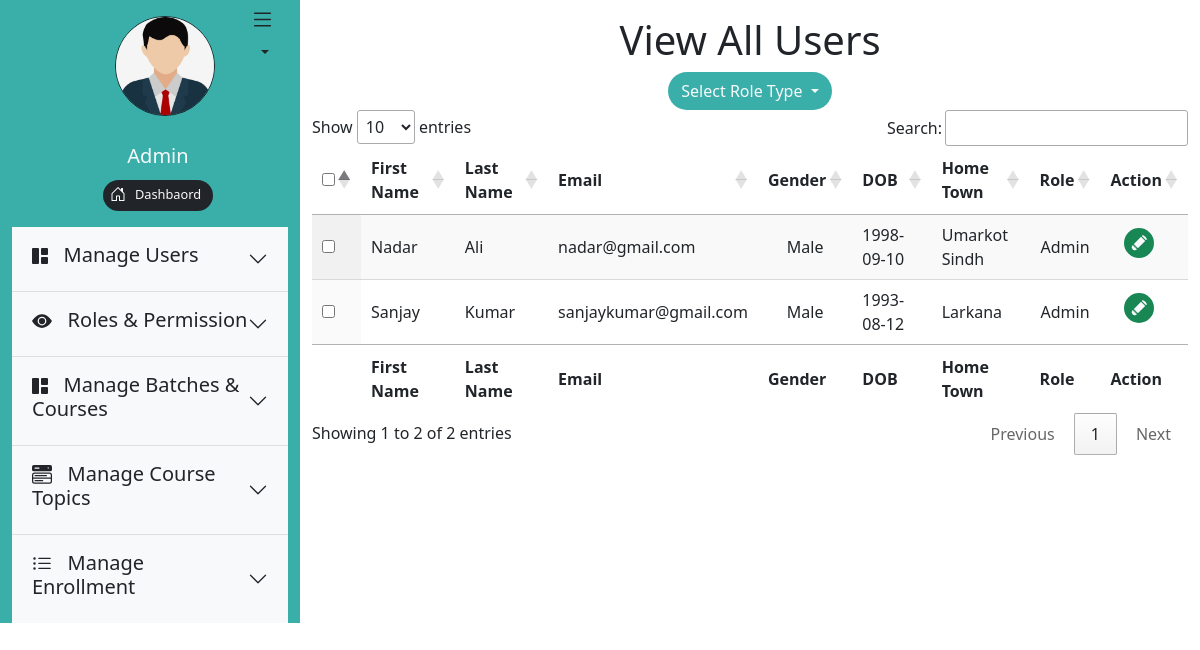
/admin/admin.php, run on the app's committed database.
### tables this page shows
CREATE TABLE `users` (
  `user_id` int(11) NOT NULL AUTO_INCREMENT,
  `approved_by` int(11) DEFAULT NULL,
  `status_id` int(11) DEFAULT NULL,
  `first_name` varchar(100) DEFAULT NULL,
  `last_name` varchar(100) DEFAULT NULL,
  `email` varchar(100) DEFAULT NULL,
  `password` text DEFAULT NULL,
  `gender` enum('Male','Female') DEFAULT NULL,
  `date_of_birth` date DEFAULT NULL,
  `image` blob DEFAULT NULL,
  `home_town` text DEFAULT NULL,
  `is_approve` enum('Pending','Approved','Rejected') DEFAULT 'Pending',
  `created_at` datetime DEFAULT NULL,
  `updated_at` datetime DEFAULT NULL,
  PRIMARY KEY (`user_id`),
  UNIQUE KEY `email` (`email`),
  KEY `approved_by` (`approved_by`),
  CONSTRAINT `users_ibfk_1` FOREIGN KEY (`approved_by`) REFERENCES `user_role` (`user_role_id`) ON DELETE CASCADE ON UPDATE CASCADE
);

CREATE TABLE `user_role` (
  `user_role_id` int(11) NOT NULL AUTO_INCREMENT,
  `user_id` int(11) DEFAULT NULL,
  `role_id` int(11) DEFAULT NULL,
  `status_id` int(11) DEFAULT NULL,
  `created_at` datetime DEFAULT NULL,
  `updated_at` datetime DEFAULT NULL,
  PRIMARY KEY (`user_role_id`),
  KEY `user_id` (`user_id`),
  KEY `role_id` (`role_id`),
  CONSTRAINT `user_role_ibfk_1` FOREIGN KEY (`user_id`) REFERENCES `users` (`user_id`) ON DELETE CASCADE ON UPDATE CASCADE,
  CONSTRAINT `user_role_ibfk_2` FOREIGN KEY (`role_id`) REFERENCES `roles` (`role_id`) ON DELETE CASCADE ON UPDATE CASCADE
);

### admin/admin.php (the view, shortened to what this page needs)
<?php
require_once("require/header.php");
require_once("../require/database_connection.php");
?>
<div class="col-sm-9">
    <h1 class="display-6 pt-3 text-center">View All Users</h1>
    <center>
    <div class="w-50 ">
        <div class="btn-group">
            <button class="btn text-light rounded-pill dropdown-toggle" type="button" id="dropdownMenuClickableOutside" data-bs-toggle="dropdown" data-bs-auto-close="inside" aria-expanded="false" style="background-color:#3AAFA9;">Select Role Type
            </button>
        </div>
    </div>
    </center>
    <table id="example" class="display" style="width:100%">
        <thead>
            <tr>
                <th><input type="checkbox" name="check"></th>
                <th>First Name</th>
                <th>Last Name</th>
                <th>Email</th>
                <th>Gender</th>
                <th>DOB</th>
                <th>Home Town</th>
                <th>Role</th>
                <th>Action</th>
            </tr>
        </thead>
        <tbody>
            <?php $query = "SELECT * FROM users, user_role WHERE user_role.`user_id`=users.`user_id` AND user_role.`role_id`=3 AND user_role.`status_id`=1";
            $result = mysqli_query($connection, $query);
            if($result->num_rows){ ?>
            <tr>
            <?php while($row = mysqli_fetch_assoc($result)){ ?>
                <td><input type="checkbox" name="check"></td>
                <td><?php echo $row['first_name']; ?></td>
                <td><?php echo $row['last_name']; ?></td>
                <td><?php echo $row['email']; ?></td>
                <td class="text-center"><?php echo $row['gender']; ?></td>
                <td><?php echo $row['date_of_birth']; ?></td>
                <td><?php echo $row['home_town']; ?></td>
                    <?php $query = "SELECT role_id FROM user_role WHERE role_id='3' AND user_id ='".$row['user_id']."' ";
                    $result3 = mysqli_query($connection, $query);
                    if($result3->num_rows){
                        ?><td class="text-center"><?php
                        while($row3 = mysqli_fetch_assoc($result3)){
                            if(( $row3['role_id'])==1 ) { ?><span>Student</span><br><?php }
                            else if(($row3['role_id'])==2) { ?><span>Teacher</span><br><?php }
                            else if(($row3['role_id'])==3) { ?><span>Admin</span><br><?php }
                        }
                        ?></td><?php
                    }       else if(!($result3->num_rows)){ ?><td></td><?php } ?>
                <td>
                    <a href="edit_role.php" style="text-decoration:none;" class="text-center"><h1 class="text-light" style="font-size:1.3rem;">
                        &nbsp;&nbsp;</h1>
                    </a>
                </td>
            </tr>
        <?php }
        } ?>
        </tbody>
            <tfoot>
                <tr>
                    <th></th>
                    <th>First Name</th>
                    <th>Last Name</th>
                    <th>Email</th>
                    <th>Gender</th>
                    <th>DOB</th>
                    <th>Home Town</th>
                    <th>Role</th>
                    <th>Action</th>
                </tr>
            </tfoot>
    </table>
</body>
</html>
<?php require_once("require/footer.php");  ?>

### data on the page
users: first_name "Nadar", last_name "Ali", email "nadar@gmail.com", gender "Male", date_of_birth "1998-09-10", home_town "Umarkot Sindh"
user_role: shows "Admin"
users: first_name "Sanjay", last_name "Kumar", email "sanjaykumar@gmail.com", gender "Male", date_of_birth "1993-08-12", home_town "Larkana"
user_role: shows "Admin"
